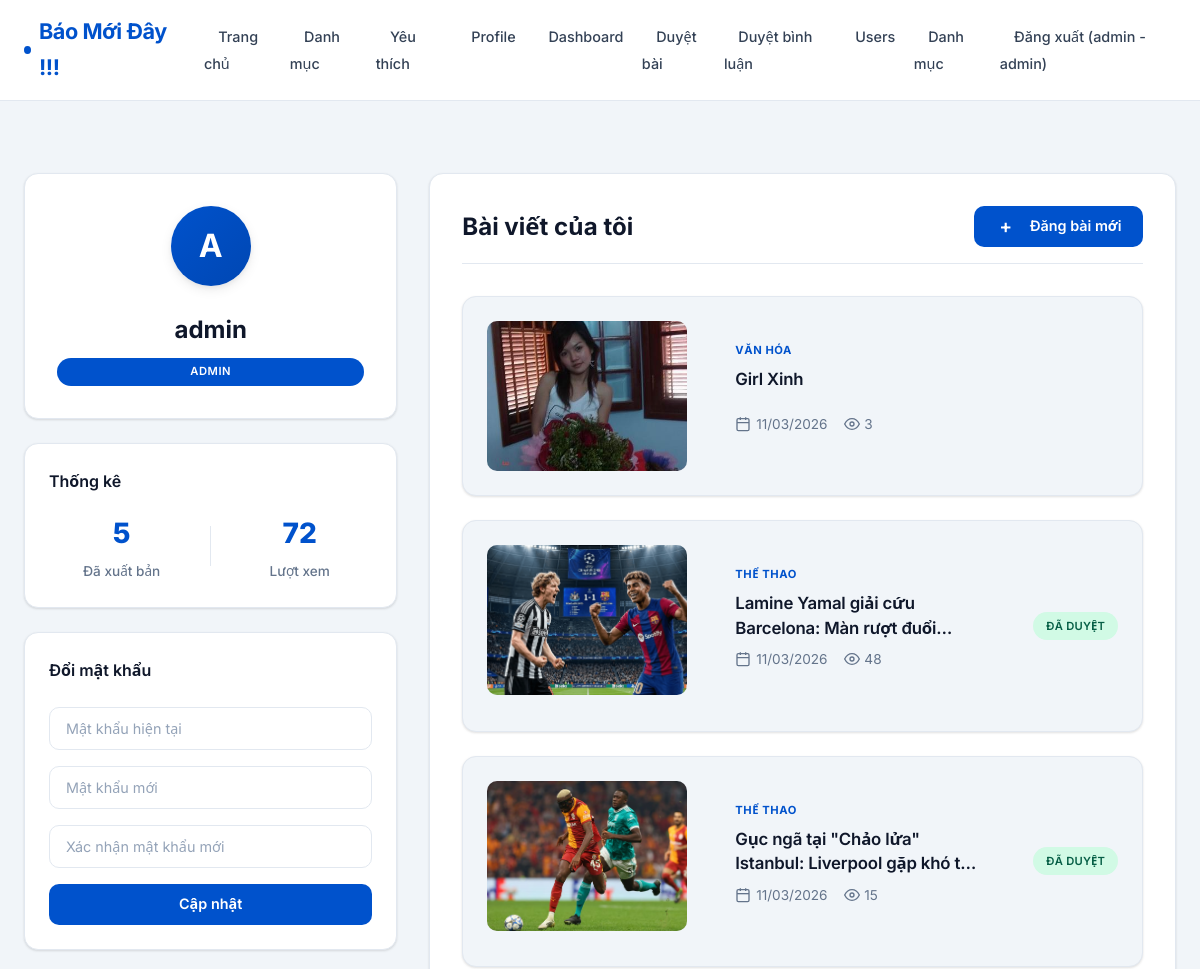
Page /me/profile (signed in, upper part) on the earlier database version.
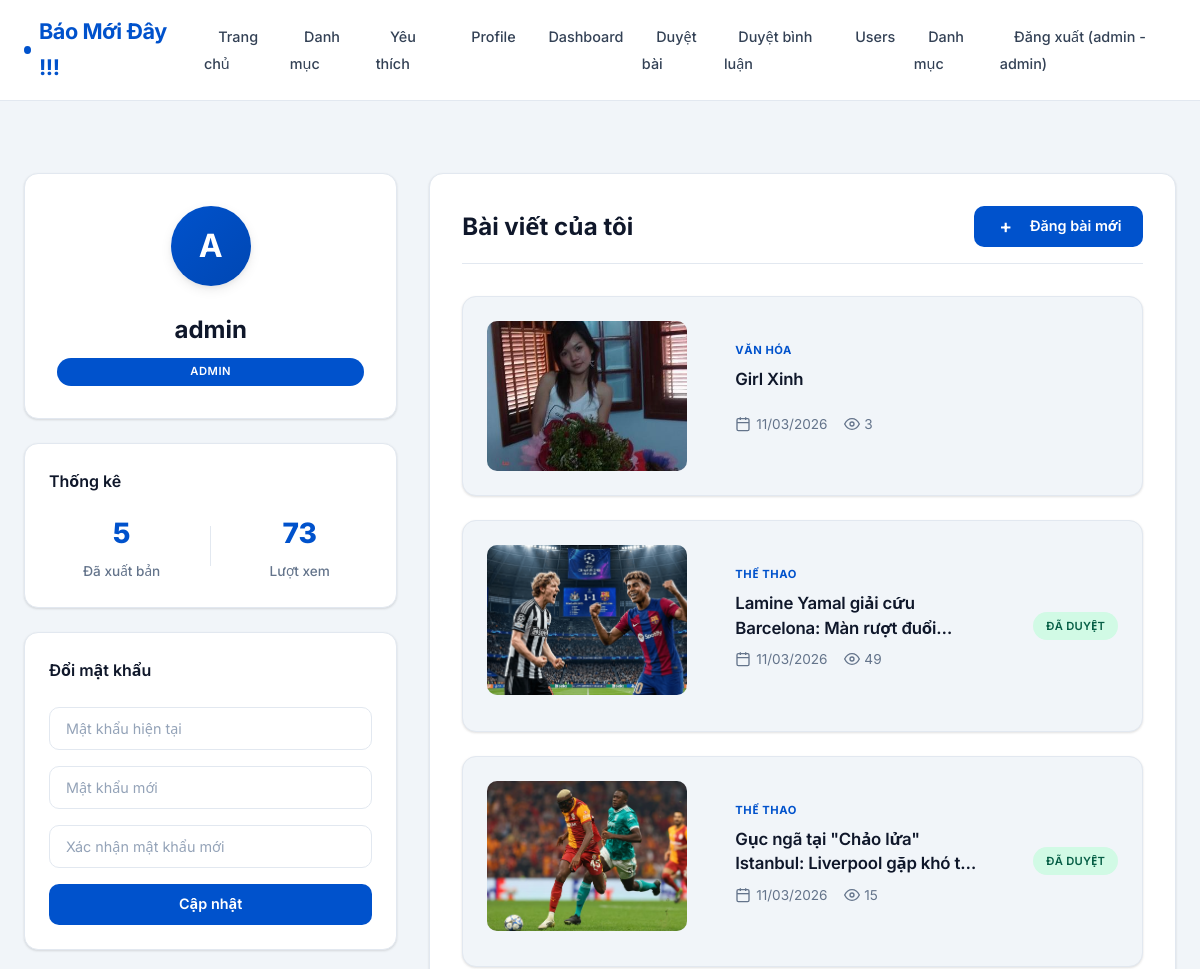
Same page on the later database version.
### newsapp/models.py (models this page shows)
class Article(db.Model):
    __tablename__ = "articles"
    id = db.Column(db.Integer, primary_key=True)
    title = db.Column(db.String(200), nullable=False, index=True)
    content = db.Column(db.Text, nullable=False)
    excerpt = db.Column(db.String(500))
    image_ref = db.Column(db.String(500))
    status = db.Column(db.String(20), nullable=False, default=ArticleStatus.DRAFT, index=True)
    review_note = db.Column(db.String(500))
    created_at = db.Column(db.DateTime, default=datetime.utcnow, nullable=False, index=True)
    updated_at = db.Column(db.DateTime, default=datetime.utcnow, onupdate=datetime.utcnow, nullable=False)
    published_at = db.Column(db.DateTime)
    views = db.Column(db.Integer, default=0, nullable=False)
    audio_ref = db.Column(db.String(500))  # static-relative path to generated audio
    audio_duration = db.Column(db.Integer)  # seconds, optional
    summary_text = db.Column(db.Text)
    user_id = db.Column(db.Integer, db.ForeignKey("users.id"), nullable=False, index=True)
    category_id = db.Column(db.Integer, db.ForeignKey("categories.id"), nullable=False, index=True)
    author = db.relationship("User", back_populates="articles")
    category = db.relationship("Category", back_populates="articles")
    comments = db.relationship(
        "Comment", back_populates="article", lazy=True, order_by="Comment.created_at.desc()"
    )
    favorites = db.relationship("Favorite", back_populates="article", lazy=True)

class Category(db.Model):
    __tablename__ = "categories"
    id = db.Column(db.Integer, primary_key=True)
    name = db.Column(db.String(100), unique=True, nullable=False, index=True)
    description = db.Column(db.Text)
    active = db.Column(db.Boolean, nullable=False, default=True, index=True)
    created_at = db.Column(db.DateTime, default=datetime.utcnow, nullable=False)
    articles = db.relationship("Article", back_populates="category", lazy=True)

### newsapp/controllers/main_controller.py (the view)
@bp.route("/me/profile")
@login_required
def profile_dashboard():
    user = get_current_user()
    assert user is not None
    user_articles = Article.query.filter_by(user_id=user.id).order_by(Article.created_at.desc()).all()
    published_count = len([a for a in user_articles if a.status == ArticleStatus.PUBLISHED])
    total_views = sum(a.views for a in user_articles if a.status == ArticleStatus.PUBLISHED)
    return render_template(
        "main/profile.html",
        user=user,
        user_articles=user_articles,
        published_count=published_count,
        total_views=total_views
    )

### newsapp/utils/auth.py (called while the page is built)
def get_current_user() -> User | None:
    if hasattr(g, "current_user"):
        return cast(User | None, g.current_user)
    user_id = session.get("user_id")
    if not user_id:
        g.current_user = None
        return None
    user = db.session.get(User, int(user_id))
    g.current_user = user
    return user

def login_required(fn: F) -> F:
    @wraps(fn)
    def wrapper(*args, **kwargs):
        user = get_current_user()
        if not user:
            flash("Vui lòng đăng nhập để truy cập!", "error")
            return redirect(url_for("auth.login"))
        if not user.active:
            session.clear()
            flash("Tài khoản đang bị khóa / không hoạt động.", "error")
            return redirect(url_for("auth.login"))
        return fn(*args, **kwargs)
    return cast(F, wrapper)

### newsapp/templates/main/profile.html (shortened to what the changed rows need)
{% extends "base.html" %}
{% block content %}
<div class="profile-dashboard">
    <div class="container">
        <div class="profile-grid">
            <div class="profile-sidebar">
                <div class="profile-card">
                    <div class="profile-info">
                        <h2 class="profile-name">{{ user.username }}</h2>
                    </div>
                </div>
                <div class="stats-card">
                    <div class="stats-grid">
                        <div class="stat-item">
                            <div class="stat-number">{{ total_views|default(0) }}</div>
                            <div class="stat-label">Lượt xem</div>
                        </div>
                    </div>
                </div>
            </div>
            <div class="profile-content">
                <div class="content-header">
                    <h2 class="content-title">Bài viết của tôi</h2>
                </div>
                <div class="articles-list">
                    {% for article in user_articles %}
                    <div class="article-card">
                        <div class="article-image">
                            {% set img = (article.image_ref|image_src) %}
                            {% if img %}
                            <img src="{{ img }}" alt="{{ article.title }}">
                            {% else %}
                            <div class="image-placeholder">
                                <span>Không có ảnh</span>
                            </div>
                            {% endif %}
                        </div>
                        <div class="article-content">
                            <div class="article-category">{{ article.category.name.upper() }}</div>
                            <h3 class="article-title">
                                <a href="{{ url_for('main.article_detail', article_id=article.id) }}">{{ article.title }}</a>
                            </h3>
                            <div class="article-meta">
                                <span class="article-date">
                                    <svg width="16" height="16" viewBox="0 0 24 24" fill="none" stroke="currentColor" stroke-width="2">
                                        <rect x="3" y="4" width="18" height="18" rx="2" ry="2"></rect>
                                        <line x1="16" y1="2" x2="16" y2="6"></line>
                                        <line x1="8" y1="2" x2="8" y2="6"></line>
                                        <line x1="3" y1="10" x2="21" y2="10"></line>
                                    </svg>
                                    {{ article.created_at.strftime('%d/%m/%Y') }}
                                </span>
                                <span class="article-views">
                                    <svg width="16" height="16" viewBox="0 0 24 24" fill="none" stroke="currentColor" stroke-width="2">
                                        <path d="M1 12s4-8 11-8 11 8 11 8-4 8-11 8-11-8-11-8z"></path>
                                        <circle cx="12" cy="12" r="3"></circle>
                                    </svg>
                                    {{ article.views }}
                                </span>
                            </div>
                        </div>
                        <div class="article-status">
                            {% if article.status == 'published' %}
                            <span class="status-badge status-published">Đã duyệt</span>
                            {% elif article.status == 'pending' %}
                            <span class="status-badge status-pending">Chờ duyệt</span>
                            {% elif article.status == 'draft' %}
                            <span class="status-badge status-draft">Bản nháp</span>
                            {% elif article.status == 'rejected' %}
                            <span class="status-badge status-rejected">Từ chối</span>
                            {% endif %}
                        </div>
                    </div>
                    {% endfor %}
                </div>
            </div>
        </div>
    </div>
</div>
{% endblock %}

Differences in the rows shown:
changed Article "Lamine Yamal giải cứu Barcelona: Màn rượt…": views "48" → "49"
Other differences:
{{ total_views|default(0) }}: "72" → "73"
